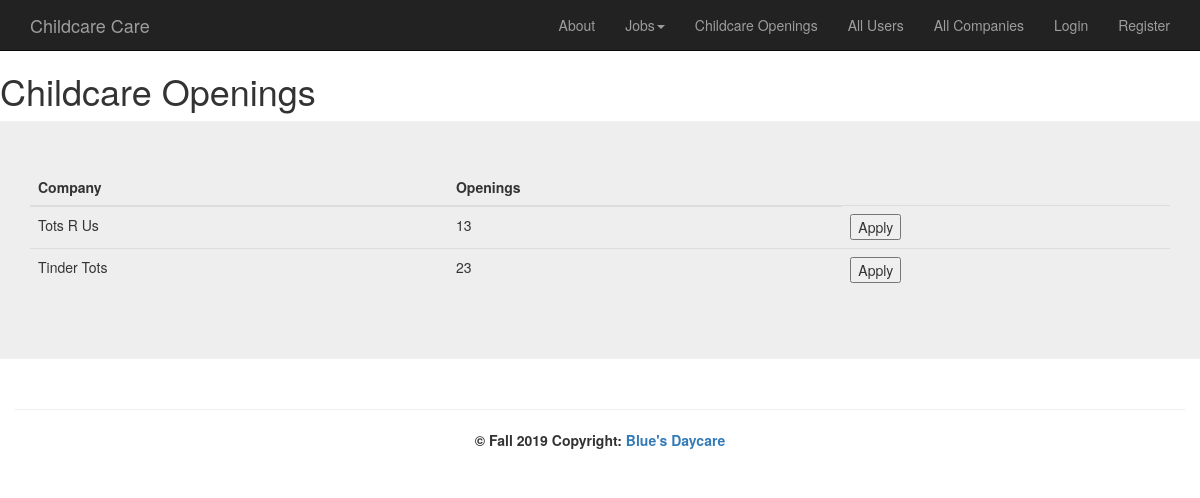
Before: /index.php?action=viewChildcareOpenings with the older database file.
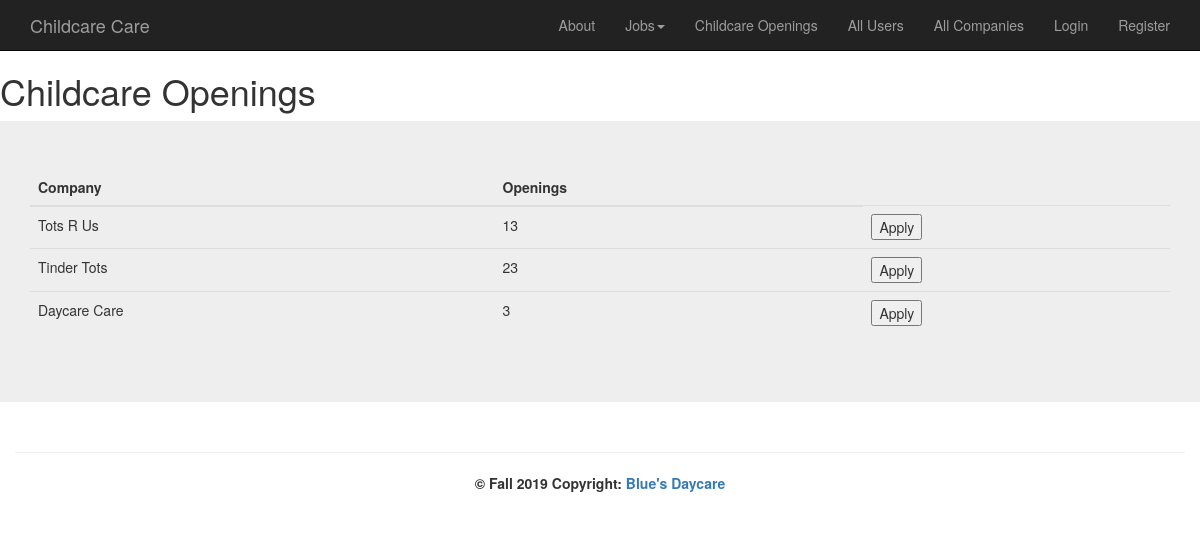
After: the same page with the newer database file.
### tables this page shows
CREATE TABLE `company` (
  `id` int(11) NOT NULL,
  `companyName` varchar(100) NOT NULL,
  `employeeCount` int(11) NOT NULL,
  `childCapacity` int(11) NOT NULL,
  `childrenEnrolled` int(11) NOT NULL,
  `overallRating` float DEFAULT NULL,
  `ownerID` int(11) NOT NULL,
  `companyImage` varchar(50) DEFAULT NULL
);

### models/opening_db.php (called while the page is built, shortened)
<?php
class opening_db {
    public static function select_all() {
        $db = Database::getDB();
        $queryUsers = 'SELECT * FROM company
                       WHERE  childCapacity - childrenEnrolled > 0'
                ;
        $statement = $db->prepare($queryUsers);
        $statement->execute();
        $rows = $statement->fetchAll();
        return $rows;
    }
}

### views/childcareOpenings.php (the view, shortened to what this page needs)
<!DOCTYPE html>
<html>
    <head>
        <?php include ('css/css.php'); ?>
    </head>
    <body>
        <?php include ('nav.php'); ?>
        <main>
            <h1>Childcare Openings</h1>
        <div class="jumbotron" >
            <div class="container">
<table class="table table-dark">
  <thead>
    <tr>
      <th scope="col">Company</th>
      <th scope="col">Openings</th>
    </tr>
  </thead>
  <tbody>
      <?php foreach ($openings as $o) : ?>
    <tr>
      <td><?php echo $o['companyName'] ; ?></td>
      <td><?php echo $o['childCapacity'] - $o['childrenEnrolled'] ?></td>
      <td><form action="index.php" method="post">
                  <input type="submit" value="Apply">
              </form></td>
    </tr>
    <?php endforeach; ?>
  </tbody>
</table>
            </div>
        </div>
            <?php include ('footer.php'); ?>
    </body>
</html>

Changed rows visible on the page:
added company: companyName "Daycare Care", $o['childCapacity'] - $o['childrenEnrolled'] "3"
